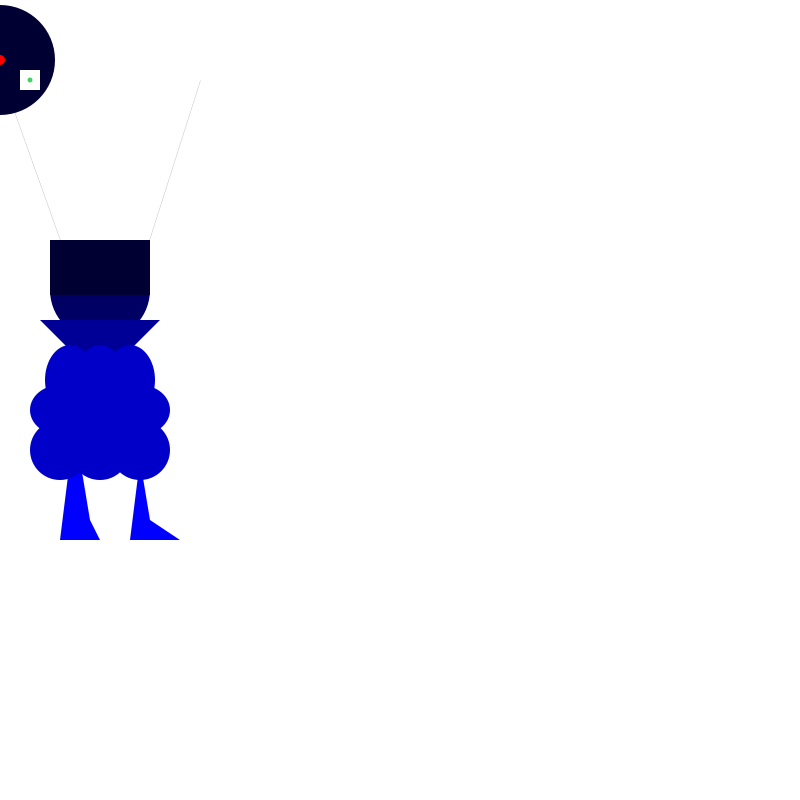
Frame 1 (no input)
Frame 60 (the mouse pressed at the canvas centre just before this capture): identical to frame 1, image omitted
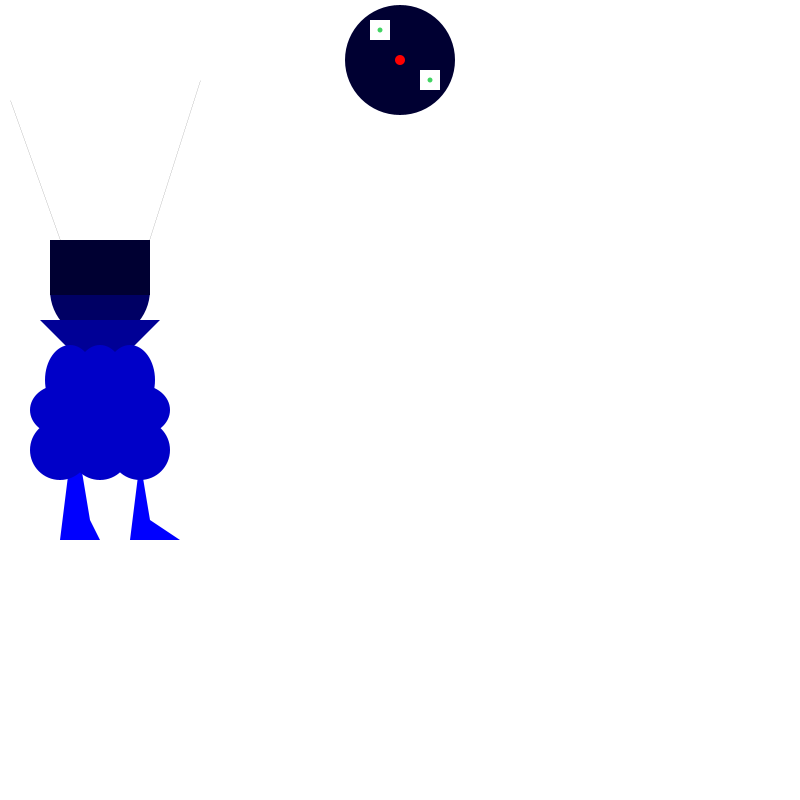
Frame 120 (the mouse held since frame 60 and released just before this capture)

The Processing sketch that drew these frames (run headless with seeded random() and noise(); from frame 60 on, the mouse is pressed at the canvas centre):

// Processing sketch: processing_55889
// ── processing_55889.pde

//import fl.transitions.*;
//import fl.transitions.easing*;

int x=60;
int x2=120;
int midpt=100;
int heady=60;
int circleshape= 50;
int circlelocationx= 70;
int circlelocationy=410;
int circlesize=50;
int bodyHeight = 160; //body height
int neckHeight = 70;//neck height
float easing = 0.1;
 
int radius = 45; //head radius



void setup(){
size (800,800);
}





void draw() {

  background (255);
 println ("move mouse left and right at different speeds");


// right foot
//vertex (x,y)
beginShape();
fill (0,0,255);
noStroke();
vertex (x, 540);
vertex (x+10, 460);
vertex(x+20, 460);
vertex(x+30, 520);
vertex(100, 540);
endShape ();

// left foot
beginShape();
fill (0, 0, 255);
noStroke();
vertex (x2+10, 540);
vertex (x2+20, 460);
vertex(x2+20, 460);
vertex(x2+30, 520);
vertex(x2+60, 540);
endShape ();

//circle above triangle
// ellipse(x, y, width, height)
fill (0,0,100);
ellipse (midpt, 290, 100, 100);

//triangle above body
//triangle(x1, y1, x2, y2, x3, y3);
fill (0, 0, 150);
noStroke();
triangle ( 40, 320, midpt, 380, midpt+60, 320);

float weight = dist(mouseX, mouseY, pmouseX, pmouseY); 
strokeWeight(weight); 
line(mouseX, mouseY, pmouseX, pmouseY);

//rectangle above circle
//rect(x, y, width, height)

fill (0,0, 50);
rect (50, 240, midpt, 55); 

//antenas
//line(x1, y1, x2, y2)
stroke (20);
strokeCap(ROUND); 
line(60, 240, 10, midpt); //left antena
line (149, 240, 200, 80);



// lower body
// ellipse(x, y, width, height)
fill(0,0,200);
noStroke();
ellipse (circlelocationx-10, circlelocationy+40, circlesize+10, circlesize+10);
ellipse (circlelocationx+30, circlelocationy+40, circlesize+10, circlesize+10);
ellipse (circlelocationx+70, circlelocationy+40, circlesize+10, circlesize+10);
ellipse (circlelocationx-10, circlelocationy, circlesize+10, circlesize);
ellipse (circlelocationx+10, circlelocationy, circlesize+10, circlesize);
ellipse (110, circlelocationy, circlesize+10, circlesize);
ellipse (140, circlelocationy, circlesize+10, circlesize);
ellipse (70, circlelocationy-30, circlesize, circlesize+20);
ellipse (100, circlelocationy-30, circlesize, circlesize+20);
ellipse (130, circlelocationy-30, circlesize, circlesize+20);

//head
// ellipse(x, y, width, height)
fill (0,0,50);
ellipse (mouseX, heady, 110, 110);


//eyes
//rect(x, y, width, height)
fill (255);
rect (mouseX-30, heady-40, 20, 20);
rect (mouseX+20, heady+10, 20, 20);
fill (66, 211, 98);
ellipse (mouseX-20, heady-30, 5, 5);
ellipse (mouseX+30, heady+20, 5, 5);

//mouth
fill (255, 0, 0);
ellipse (mouseX, heady, 10, 10);



}
